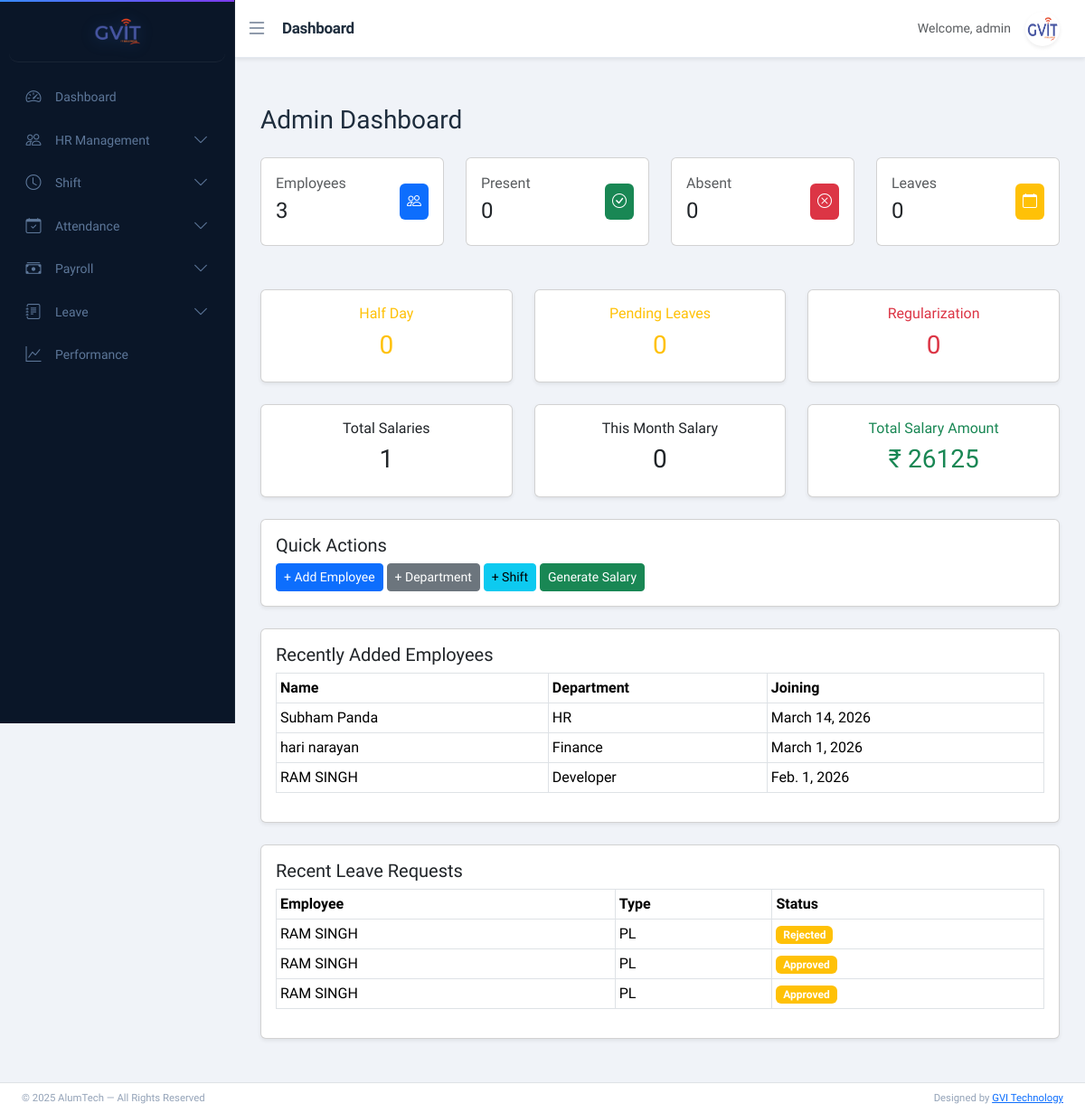
The page /dashboard/ (signed in) on the database its author committed.
### app/models.py (models this page shows, shortened)
class Employee(models.Model):
    BLOOD_GROUP_CHOICES = [
        ('A+', 'A+'), ('A-', 'A-'),
        ('B+', 'B+'), ('B-', 'B-'),
        ('O+', 'O+'), ('O-', 'O-'),
        ('AB+', 'AB+'), ('AB-', 'AB-'),
    ]
    BACHELOR_CHOICES = [
        ('BCom', 'B.Com'),
        ('BSc', 'B.Sc'),
        ('BA', 'B.A'),
        ('BTech', 'B.Tech'),
    ]
    MASTER_CHOICES = [
        ('MCom', 'M.Com'),
        ('MSc', 'M.Sc'),
        ('MA', 'M.A'),
        ('MTech', 'M.Tech'),
    ]
    first_name = models.CharField(max_length=50)
    middle_name = models.CharField(max_length=50, blank=True)
    last_name = models.CharField(max_length=50)
    gender = models.CharField(max_length=10,choices=[('Male','Male'),('Female','Female'),('Other','Other')])
    blood_group = models.CharField(max_length=10, choices=BLOOD_GROUP_CHOICES, blank=True, null=True)
    date_of_birth = models.DateField(null=True, blank=True)
    father_name = models.CharField(max_length=100, blank=True)
    mother_name = models.CharField(max_length=100, blank=True)
    user = models.OneToOneField(User, on_delete=models.CASCADE, null=True, blank=True, related_name='employee_profile')
    email = models.EmailField(unique=True)
    contact_no = models.CharField(max_length=15)
    emergency_contact = models.CharField(max_length=15)
    address = models.TextField(blank=True, null=True)
    permanent_address = models.TextField(blank=True, null=True)
    bachelor_degree = models.CharField(max_length=10, choices=BACHELOR_CHOICES, blank=True, null=True)
    master_degree = models.CharField(max_length=10, choices=MASTER_CHOICES, blank=True, null=True)
    employee_id = models.CharField(max_length=20, unique=True)
    role = models.CharField(
    max_length=20,
    choices=[
        ('HR','HR'),
        ('ACCOUNTS','Accounts'),
        ('EMPLOYEE','Employee')
    ],
    default='EMPLOYEE'
)
    department = models.ForeignKey(Department, on_delete=models.PROTECT)
    designation = models.ForeignKey(Designation, on_delete=models.PROTECT)
    date_of_joining = models.DateField(blank=True, null=True)
    photo = models.ImageField(upload_to='employees/', blank=True, null=True)
    pan_no = models.CharField(max_length=10,blank=True,null=True)
    Aadhar_no = models.CharField(max_length=12,blank=True,null=True)
    Bank_name = models.CharField(max_length=50,blank=True,null=True)
    acc_no = models.CharField(max_length=15,blank=True,null=True)
    ifsc_no = models.CharField(max_length=15,blank=True,null=True)
    branch_name = models.CharField(max_length=50,blank=True,null=True)
    is_active = models.BooleanField(default=True)
    created_at = models.DateTimeField(auto_now_add=True)
    lwp_balance = models.IntegerField(default=0)
    generated_at = models.DateField(blank=True, null=True)
    created_by = models.ForeignKey(User, on_delete=models.SET_NULL, null=True, blank=True, related_name='created_employees')
    def full_name(self):
        return f"{self.first_name} {self.middle_name} {self.last_name}".strip()

class Department(models.Model):
    name = models.CharField(max_length=100, unique=True)
    description = models.TextField(blank=True)

class Leave(models.Model):
    LEAVE_TYPE_CHOICES = [
        ('CL', 'Casual Leave'),
        ('SL', 'Sick Leave'),
        ('PL', 'Paid Leave'),
    ]
    STATUS_CHOICES = [
        ('Pending', 'Pending'),
        ('Approved', 'Approved'),
        ('Rejected', 'Rejected'),
    ]
    employee = models.ForeignKey(Employee,on_delete=models.CASCADE,related_name='leaves')
    leave_type = models.CharField(max_length=20,choices=LEAVE_TYPE_CHOICES)
    start_date = models.DateField()
    end_date = models.DateField()
    reason = models.TextField()
    status = models.CharField(max_length=20,choices=STATUS_CHOICES,default='Pending')
    rejection_reason = models.TextField(blank=True, null=True)
    applied_at = models.DateTimeField(auto_now_add=True)
    reviewed_by = models.ForeignKey(User,on_delete=models.SET_NULL,null=True,blank=True)
    reviewed_at = models.DateTimeField(null=True, blank=True)

### app/views.py (the view)
# urls.py: path('dashboard/', views.dashboard, name='dashboard'),
@login_required(login_url='login')
def dashboard(request):
    today = timezone.localdate()
    total_employees = Employee.objects.filter(is_active=True).count()
    inactive_employees = Employee.objects.filter(is_active=False).count()
    present_today = Attendance.objects.filter(
        date=today,
        status__in=["Present", "Late"]
    ).count()
    absent_today = Attendance.objects.filter(
        date=today,
        status="Absent"
    ).count()
    half_day_today = Attendance.objects.filter(
        date=today,
        status="Half Day"
    ).count()
    pending_leaves = Leave.objects.filter(status="Pending").count()
    pending_regularization = AttendanceRegularization.objects.filter(
        status="Pending"
    ).count()
    total_salaries = MonthlySalary.objects.count()
    this_month_salary = MonthlySalary.objects.filter(
        month=today.month,
        year=today.year
    ).count()
    total_salary_amount = MonthlySalary.objects.aggregate(
        total=Sum('net_salary')
    )['total'] or 0
    recent_employees = Employee.objects.order_by('-created_at')[:5]
    recent_leaves = Leave.objects.select_related('employee').order_by('-applied_at')[:5]
    context = {
        "total_employees": total_employees,
        "inactive_employees": inactive_employees,
        "present_today": present_today,
        "absent_today": absent_today,
        "half_day_today": half_day_today,
        "pending_leaves": pending_leaves,
        "pending_regularization": pending_regularization,
        "total_salaries": total_salaries,
        "this_month_salary": this_month_salary,
        "total_salary_amount": total_salary_amount,
        "recent_employees": recent_employees,
        "recent_leaves": recent_leaves,
    }
    return render(request, 'dashboard.html', context)

### templates/dashboard.html (shortened to what this page needs)
{% extends 'base_dashboard.html' %}
{% block content %}
<h3 class="mb-4">Admin Dashboard</h3>
<div class="row g-4">
  <div class="col-md-3">
    <div class="card p-3">
      <div class="d-flex justify-content-between align-items-center">
        <div>
          <p class="text-muted mb-1">Employees</p>
          <h4>{{ total_employees }}</h4>
        </div>
        <div class="bg-primary text-white p-2 rounded">
          <i class="bi bi-people"></i>
        </div>
      </div>
    </div>
  </div>
  <div class="col-md-3">
    <div class="card p-3">
      <div class="d-flex justify-content-between align-items-center">
        <div>
          <p class="text-muted mb-1">Present</p>
          <h4>{{ present_today }}</h4>
        </div>
        <div class="bg-success text-white p-2 rounded">
          <i class="bi bi-check-circle"></i>
        </div>
      </div>
    </div>
  </div>
  <div class="col-md-3">
    <div class="card p-3">
      <div class="d-flex justify-content-between align-items-center">
        <div>
          <p class="text-muted mb-1">Absent</p>
          <h4>{{ absent_today }}</h4>
        </div>
        <div class="bg-danger text-white p-2 rounded">
          <i class="bi bi-x-circle"></i>
        </div>
      </div>
    </div>
  </div>
  <div class="col-md-3">
    <div class="card p-3">
      <div class="d-flex justify-content-between align-items-center">
        <div>
          <p class="text-muted mb-1">Leaves</p>
          <h4>{{ pending_leaves }}</h4>
        </div>
        <div class="bg-warning text-white p-2 rounded">
          <i class="bi bi-calendar"></i>
        </div>
      </div>
    </div>
  </div>
</div>
<div class="row g-4 mt-4">
  <div class="col-md-4">
    <div class="card shadow-sm text-center">
      <div class="card-body text-warning">
        <h6>Half Day</h6>
        <h3>{{ half_day_today }}</h3>
      </div>
    </div>
  </div>
  <div class="col-md-4">
    <div class="card shadow-sm text-center">
      <div class="card-body text-warning">
        <h6>Pending Leaves</h6>
        <h3>{{ pending_leaves }}</h3>
      </div>
    </div>
  </div>
  <div class="col-md-4">
    <div class="card shadow-sm text-center">
      <div class="card-body text-danger">
        <h6>Regularization</h6>
        <h3>{{ pending_regularization }}</h3>
      </div>
    </div>
  </div>
</div>
<div class="row mt-4">
  <div class="col-md-4">
    <div class="card shadow-sm text-center">
      <div class="card-body">
        <h6>Total Salaries</h6>
        <h3>{{ total_salaries }}</h3>
      </div>
    </div>
  </div>
  <div class="col-md-4">
    <div class="card shadow-sm text-center">
      <div class="card-body">
        <h6>This Month Salary</h6>
        <h3>{{ this_month_salary }}</h3>
      </div>
    </div>
  </div>
  <div class="col-md-4">
    <div class="card shadow-sm text-center">
      <div class="card-body text-success">
        <h6>Total Salary Amount</h6>
        <h3>₹ {{ total_salary_amount }}</h3>
      </div>
    </div>
  </div>
</div>
<div class="card mt-4 shadow-sm">
  <div class="card-body">
    <h5>Quick Actions</h5>
    <a href="{% url 'employee_add' %}" class="btn btn-primary btn-sm">+ Add Employee</a>
    <a href="{% url 'department_add' %}" class="btn btn-secondary btn-sm">+ Department</a>
    <a href="{% url 'shift_add' %}" class="btn btn-info btn-sm">+ Shift</a>
    <a href="{% url 'generate_salary_page' %}" class="btn btn-success btn-sm">Generate Salary</a>
  </div>
</div>
<div class="card mt-4 shadow-sm">
  <div class="card-body">
    <h5>Recently Added Employees</h5>
    <table class="table table-sm table-bordered">
      <thead>
        <tr>
          <th>Name</th>
          <th>Department</th>
          <th>Joining</th>
        </tr>
      </thead>
      <tbody>
        {% for emp in recent_employees %}
        <tr>
          <td>{{ emp.full_name }}</td>
          <td>{{ emp.department.name }}</td>
          <td>{{ emp.date_of_joining }}</td>
        </tr>
        {% endfor %}
      </tbody>
    </table>
  </div>
</div>
<div class="card mt-4 shadow-sm">
  <div class="card-body">
    <h5>Recent Leave Requests</h5>
    <table class="table table-sm table-bordered">
      <thead>
        <tr>
          <th>Employee</th>
          <th>Type</th>
          <th>Status</th>
        </tr>
      </thead>
      <tbody>
        {% for leave in recent_leaves %}
        <tr>
          <td>{{ leave.employee.full_name }}</td>
          <td>{{ leave.leave_type }}</td>
          <td>
            <span class="badge bg-warning">{{ leave.status }}</span>
          </td>
        </tr>
        {% endfor %}
      </tbody>
    </table>
  </div>
</div>
{% endblock %}

### templates/base_dashboard.html (shortened to what this page needs)
{% load static %}
<!doctype html>
<html lang="en">
<head>
<link href="https://cdn.jsdelivr.net/npm/bootstrap@5.3.2/dist/css/bootstrap.min.css" rel="stylesheet">
<link href="https://cdn.jsdelivr.net/npm/bootstrap-icons@1.11.3/font/bootstrap-icons.css" rel="stylesheet">
<link rel="stylesheet" href="{% static 'css/dashboard_style.css' %}">
</head>
<body>
{% if request.user.is_superuser %}
    {% include "includes/sidebar_admin.html" %}
{% elif request.user.employee_profile.role == "HR" %}
    {% include "includes/sidebar_hr.html" %}
{% elif request.user.employee_profile.role == "ACCOUNTS" %}
    {% include "includes/sidebar_accounts.html" %}
{% else %}
    {% include "includes/sidebar_employee.html" %}
{% endif %}
<nav class="navbar navbar-expand-lg navbar-custom shadow-sm" id="navbar">
    <div class="container-fluid">
        <button class="toggle-btn border-0 bg-transparent p-0"
                id="sidebarToggleBtn"
                aria-label="Toggle sidebar"
                aria-expanded="true"
                aria-controls="sidebar">
            <i class="bi bi-list fs-4"></i>
        </button>
        <span class="navbar-brand ms-3 fw-semibold">
            {% block page_title %}Dashboard{% endblock %}
        </span>
        <div class="ms-auto d-flex align-items-center gap-3 me-3">
            <span class="text-muted small">
                Welcome, {{ request.user.username }}
            </span>
            <div class="dropdown">
                <a href="#"
                   class="dropdown-toggle profile-toggle"
                   data-bs-toggle="dropdown"
                   aria-label="User profile menu"
                   aria-haspopup="true"
                   aria-expanded="false">
                    <img src="{% static 'images/gvit.png' %}"
                         width="38"
                         height="38"
                         class="rounded-circle shadow-sm"
                         alt="Profile picture">
                </a>
            </div>
        </div>
    </div>
</nav>
<div class="content mt-4 pb-5" id="content">
    {% block content %}{% endblock %}
</div>
<footer id="footer" class="bg-secondary border-top mt-auto">
    <div class="container-fluid px-4">
        <div class="row align-items-center py-2">
            <div class="col-md-6 small">
                © 2025 AlumTech — All Rights Reserved
            </div>
            <div class="col-md-6 text-md-end small">
                Designed by
                <a href="https://www.gvitechnology.com/" target="_blank">
                    GVI Technology
                </a>
            </div>
        </div>
    </div>
</footer>
</body>
</html>

### static/css/dashboard_style.css (style rules this page uses)
:root { --sidebar-width: 260px; --sidebar-collapsed: 72px; --navbar-height: 64px; --sidebar-bg: #0a1628; --sidebar-surface: #111f38; --sidebar-border: rgba(255,255,255,0.06); --sidebar-active-glow: rgba(56, 139, 253, 0.15); --accent: #388bfd; --accent-soft: rgba(56, 139, 253, 0.18); --accent-glow: 0 0 20px rgba(56, 139, 253, 0.35); --text-primary: #e6edf3; --text-muted: #5d7799; --text-faint: #374a63; --bg-page: #f0f3f8; --surface: #ffffff; --border: #e4e9f0; --shadow-sm: 0 1px 3px rgba(0,0,0,0.06), 0 1px 2px rgba(0,0,0,0.04); --shadow-md: 0 4px 16px rgba(0,0,0,0.08); --radius: 12px; --transition: all 0.3s cubic-bezier(0.4, 0, 0.2, 1); }
*, *::before, *::after { box-sizing: border-box; }
body { overflow-x: hidden; background: var(--bg-page); font-family: 'Plus Jakarta Sans', 'Segoe UI', sans-serif; color: #1e2d3d; -webkit-font-smoothing: antialiased; }
.navbar-custom { background: var(--surface); border-bottom: 1px solid var(--border); margin-left: var(--sidebar-width); height: var(--navbar-height); transition: var(--transition); display: flex; align-items: center; box-shadow: var(--shadow-sm); position: sticky; top: 0; z-index: 999; }
.navbar-brand { font-weight: 700; font-size: 17px; color: #1e2d3d; letter-spacing: -0.3px; }
.toggle-btn { font-size: 20px; cursor: pointer; color: #64748b; transition: var(--transition); padding: 6px; border-radius: 8px; line-height: 1; }
.profile-toggle img { cursor: pointer; border: 2px solid transparent; border-radius: 50%; transition: var(--transition); }
.profile-toggle::after { display: none !important; }
.profile-toggle { padding: 0; }
.content { margin-left: var(--sidebar-width); padding: 28px; padding-bottom: 90px; transition: var(--transition); min-height: calc(100vh - var(--navbar-height)); }
#footer { left: var(--sidebar-width); transition: var(--transition); background: var(--surface) !important; border-top: 1px solid var(--border); font-size: 13px; color: #94a3b8; }
#content { animation: pageFadeIn 0.3s ease forwards; }

### rows shown on the page
Employee: full_name "Subham Panda", department.name "HR", date_of_joining "March 14, 2026"
Employee: full_name "hari narayan", department.name "Finance", date_of_joining "March 1, 2026"
Employee: full_name "RAM SINGH", department.name "Developer", date_of_joining "Feb. 1, 2026"
Leave: employee.full_name "RAM SINGH", leave_type "PL", status "Rejected"
Leave: employee.full_name "RAM SINGH", leave_type "PL", status "Approved"
Leave: employee.full_name "RAM SINGH", leave_type "PL", status "Approved"

### other values the page prints
{{ request.user.username }} "admin"
{{ total_employees }} "3"
{{ present_today }} "0"
{{ absent_today }} "0"
{{ pending_leaves }} "0"
{{ half_day_today }} "0"
{{ pending_regularization }} "0"
{{ total_salaries }} "1"
{{ this_month_salary }} "0"
{{ total_salary_amount }} "26125"
